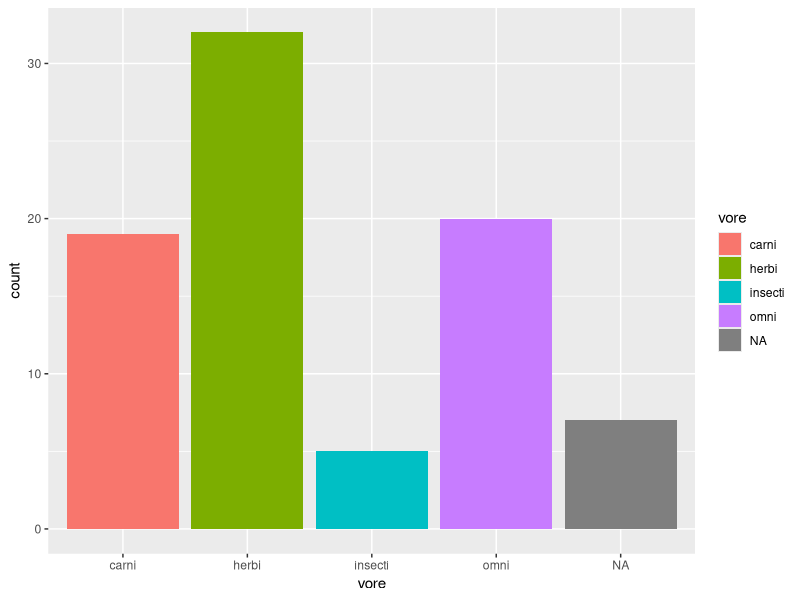
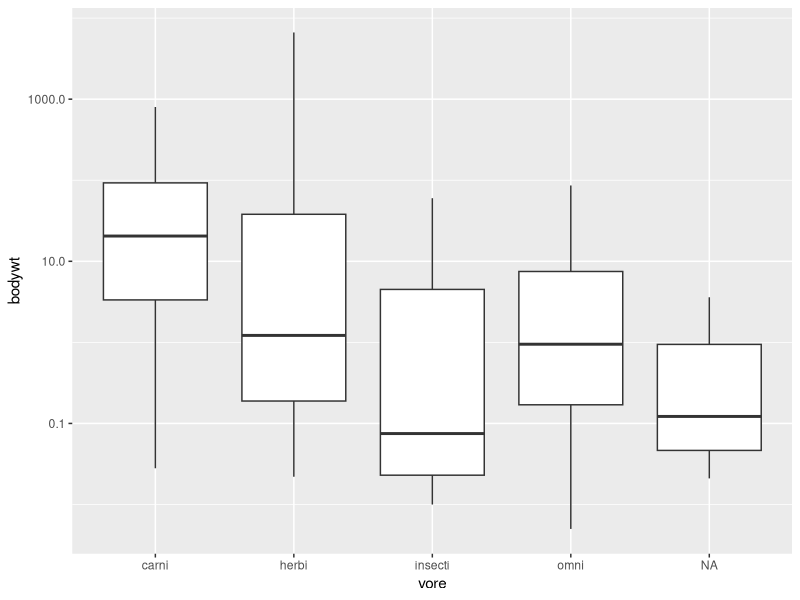
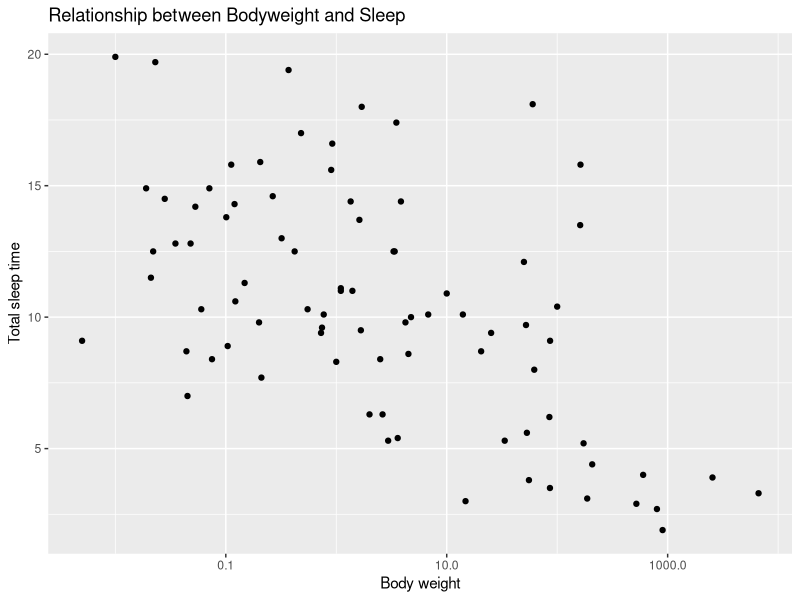
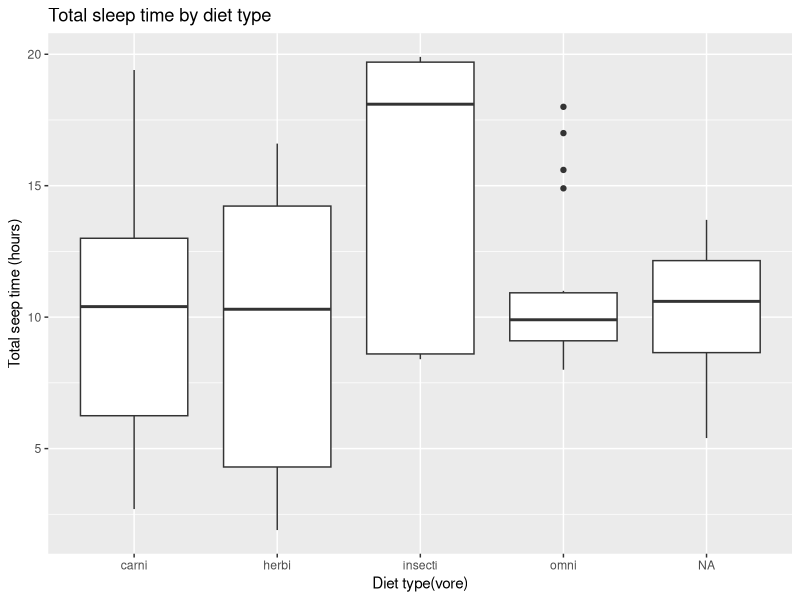
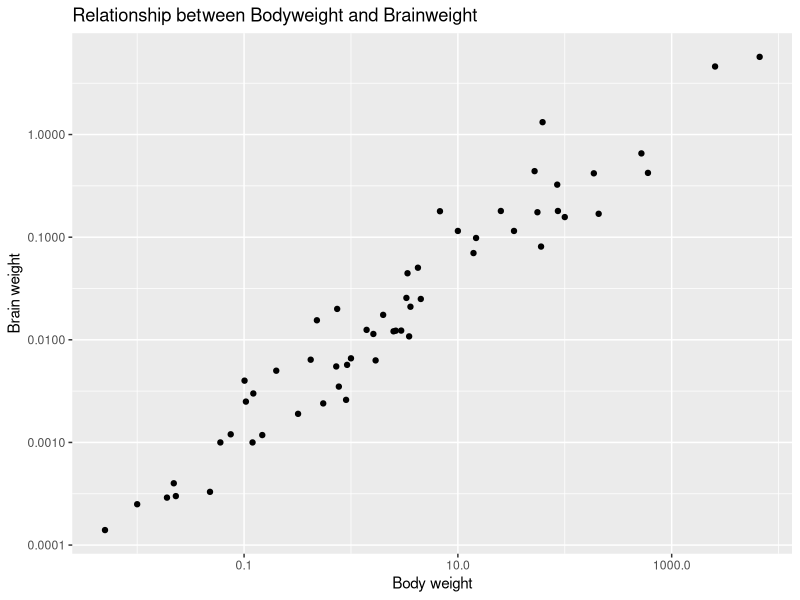
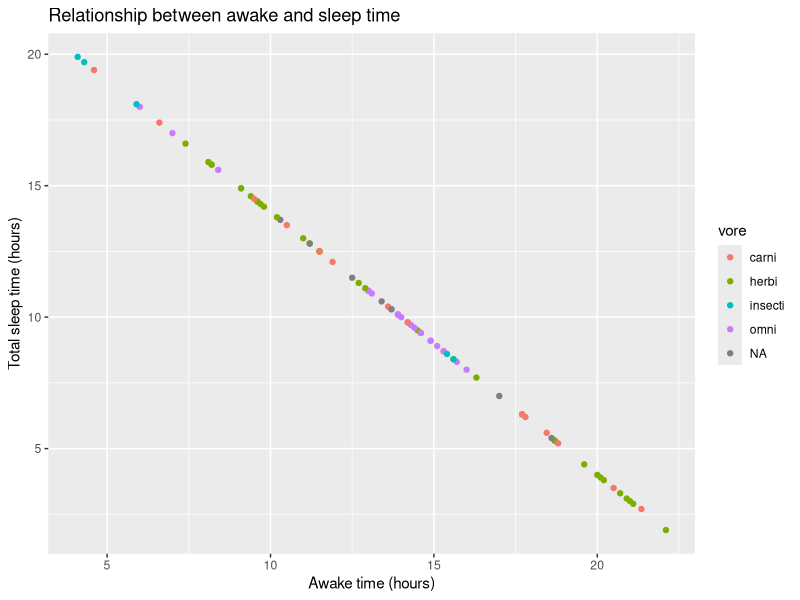

R code for these plots, in order:
## ---- chunk 1
library("tidyverse")
options(scipen = 999) #disable scientific notation
## ---- chunk 2
msleep <- msleep
## ---- chunk 3
names(msleep)
## ---- chunk 4
ggplot(data=msleep,
       mapping=aes(x=vore))+
  geom_bar (mapping=aes(fill=vore))
## ---- chunk 5
mean(msleep$sleep_total, na.rm=TRUE)
## ---- chunk 6
summary(msleep$bodywt)
## ---- chunk 7
ggplot(data=msleep,
       mapping=aes(x=vore, y=bodywt))+
  geom_boxplot() +
scale_y_log10()
## ---- chunk 8
ggplot(data=msleep,
       mapping=aes(x=bodywt, y=sleep_total)) +
   geom_point () +
   scale_x_log10() +
  labs(
    x="Body weight",
    y="Total sleep time",
    title="Relationship between Bodyweight and Sleep")
## ---- chunk 9
ggplot(data=msleep,
       mapping=aes(x=vore, y=sleep_total)) +
   geom_boxplot () +
  labs(
    x="Diet type(vore)",
    y="Total seep time (hours)",
    title="Total sleep time by diet type")
## ---- chunk 10
ggplot(data=msleep,
       mapping=aes(x=bodywt, y=brainwt)) +
   geom_point () +
   scale_x_log10() +
   scale_y_log10() +
  labs(
    x="Body weight",
    y="Brain weight",
    title="Relationship between Bodyweight and Brainweight")
## ---- chunk 11
ggplot(data=msleep,
       mapping=aes(x=awake, y=sleep_total, color=vore)) +
   geom_point() +
  labs(
    x="Awake time (hours)",
    y="Total sleep time (hours)",
    title="Relationship between awake and sleep time")
